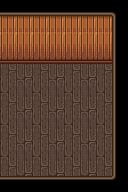

Rendered tile map (Tiled .tmx) drawn with the repository's tilesets; below, a short description and the full map source, tile grids included:
An orthogonal 8x12 tile map with 16x16 px tiles, 4 tile layers (Back, Buildings, Front, AlwaysFront), 6 tilesets and 1 object (TileData).

<map version="1.10" tiledversion="1.10.2" orientation="orthogonal" renderorder="right-down" compressionlevel="0" width="8" height="12" tilewidth="16" tileheight="16" infinite="0" nextlayerid="8" nextobjectid="23">
 <properties>
  <property name="DayTiles_asdf" value="Buildings 3 1 15 Buildings 3 2 27 Back 3 4 51 Back 3 5 63" />
  <property name="FloorIDs" value="SpouseHallway" />
  <property name="NightTiles_asdf" value="Buildings 3 1 144 Buildings 3 2 156 Back 3 4 53 Back 3 5 65" />
  <property name="ViewportFollowPlayer" type="bool" value="true" />
  <property name="Warp" value="9 12 Farm 64 15" />
  <property name="asdf" type="bool" value="false" />
 </properties>
 <tileset firstgid="1" name="indoor" tilewidth="16" tileheight="16" tilecount="2176" columns="32">
  <image source=".townInterior.png" width="512" height="1088" />
 </tileset>
 <tileset firstgid="2177" name="sewer" tilewidth="16" tileheight="16" tilecount="88" columns="8">
  <image source=".SewerTiles.png" width="128" height="176" />
 </tileset>
 <tileset firstgid="2265" name="untitled tile sheet" tilewidth="16" tileheight="16" tilecount="264" columns="12">
  <image source=".farmhouse_tiles.png" width="192" height="352" />
 </tileset>
 <tileset firstgid="2529" name="walls_and_floors" tilewidth="16" tileheight="16" tilecount="688" columns="16">
  <image source=".walls_and_floors.png" width="256" height="688" />
 </tileset>
 <tileset firstgid="3217" name="indoor" tilewidth="16" tileheight="16" tilecount="2176" columns="32">
  <image source=".townInterior.png" width="512" height="1088" />
 </tileset>
 <tileset firstgid="5393" source=".spring_sgf_v2.tsx" />
 <layer id="1" name="Back" width="8" height="12">
  <data encoding="csv">
0,0,0,0,0,0,0,0,
67,67,67,67,67,67,67,0,
67,67,67,67,67,67,67,0,
3090,3089,3090,3089,3090,3089,3090,0,
3106,3105,3106,3105,3106,3105,3106,0,
3090,3089,3090,3089,3090,3089,3090,0,
3106,3105,3106,3105,3106,3105,3106,0,
3090,3089,3090,3089,3090,3089,3090,0,
3106,3105,3106,3105,3106,3105,3106,0,
3090,3089,3090,3089,3090,3089,3090,0,
3106,3105,3106,3105,3106,3105,3106,0,
0,0,0,0,0,0,0,0
</data>
 </layer>
 <layer id="2" name="Buildings" width="8" height="12">
  <data encoding="csv">
5488,5488,5488,5488,5488,5488,5488,5442,
0,0,0,0,0,0,0,5465,
0,0,0,0,0,0,0,5465,
99,99,99,99,99,99,99,5465,
0,0,0,0,0,0,0,5465,
0,0,0,0,0,0,0,5465,
0,0,0,0,0,0,0,5465,
0,0,0,0,0,0,0,5465,
0,0,0,0,0,0,0,5465,
0,0,0,0,0,0,0,5465,
0,0,0,0,0,0,2517,5465,
5444,5444,5444,5444,5444,5444,5444,5508
</data>
 </layer>
 <layer id="3" name="Front" width="8" height="12">
  <data encoding="csv">
0,0,0,0,0,0,0,0,
1427,1427,1427,1427,1427,1427,1427,0,
0,0,0,0,0,0,0,0,
0,0,0,0,0,0,0,0,
0,0,0,0,0,0,0,0,
0,0,0,0,0,0,0,0,
0,0,0,0,0,0,0,0,
0,0,0,0,0,0,0,0,
0,0,0,0,0,0,0,0,
0,0,0,0,0,0,0,0,
0,0,0,0,0,0,0,0,
0,0,0,0,0,0,0,0
</data>
 </layer>
 <layer id="7" name="AlwaysFront" width="8" height="12">
  <data encoding="csv">
0,0,0,0,0,0,0,0,
0,0,0,0,0,0,0,0,
0,0,0,0,0,0,0,0,
0,0,0,0,0,0,0,0,
0,0,0,0,0,0,0,0,
0,0,0,0,0,0,0,0,
0,0,0,0,0,0,0,0,
0,0,0,0,0,0,0,0,
0,0,0,0,0,0,0,0,
0,0,0,0,0,0,0,0,
0,0,0,0,0,0,0,0,
0,0,0,0,0,0,0,0
</data>
 </layer>
 <objectgroup id="4" name="Back">
  <object id="8" name="TileData" x="64" y="80" width="16" height="16">
   <properties>
    <property name="NoFurniture" value="T" />
   </properties>
  </object>
 </objectgroup>
 <objectgroup id="5" name="Buildings" locked="1" />
 <objectgroup id="6" name="Front" locked="1" />
</map>
